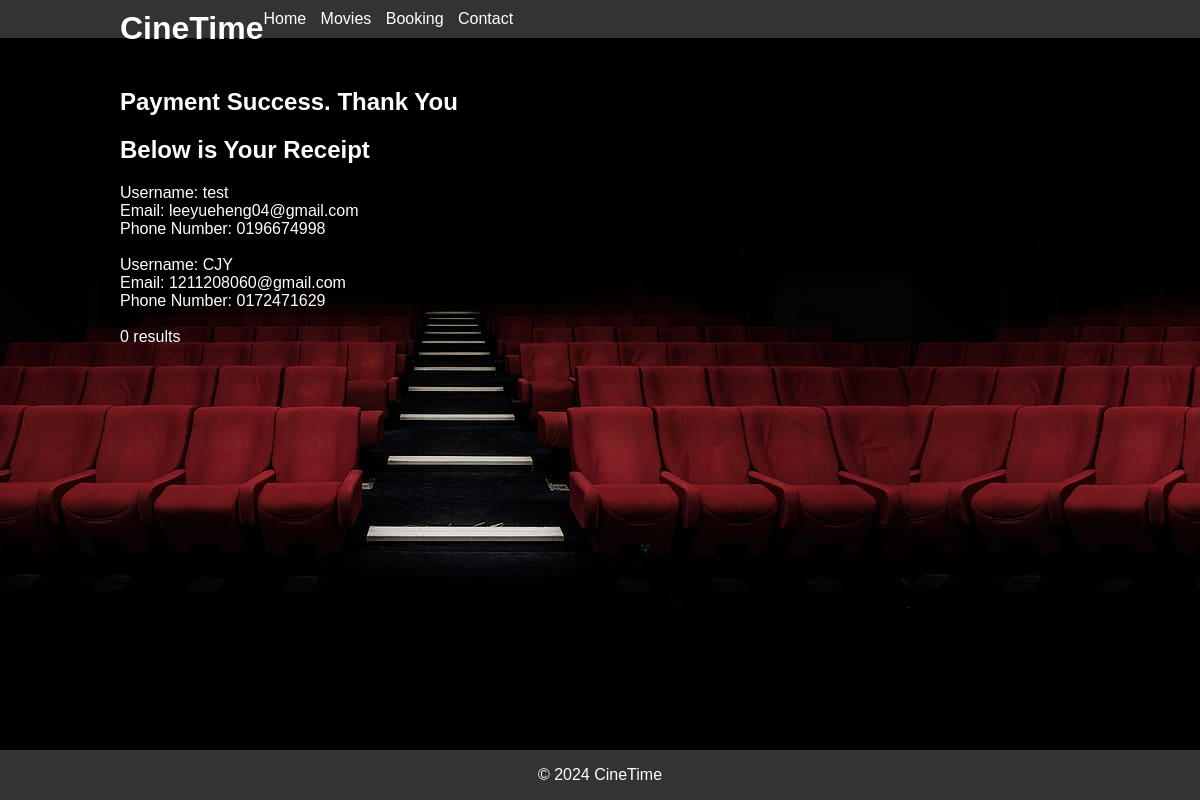
The page /HauTzeChern/paysuccess.php on the database as committed earlier.
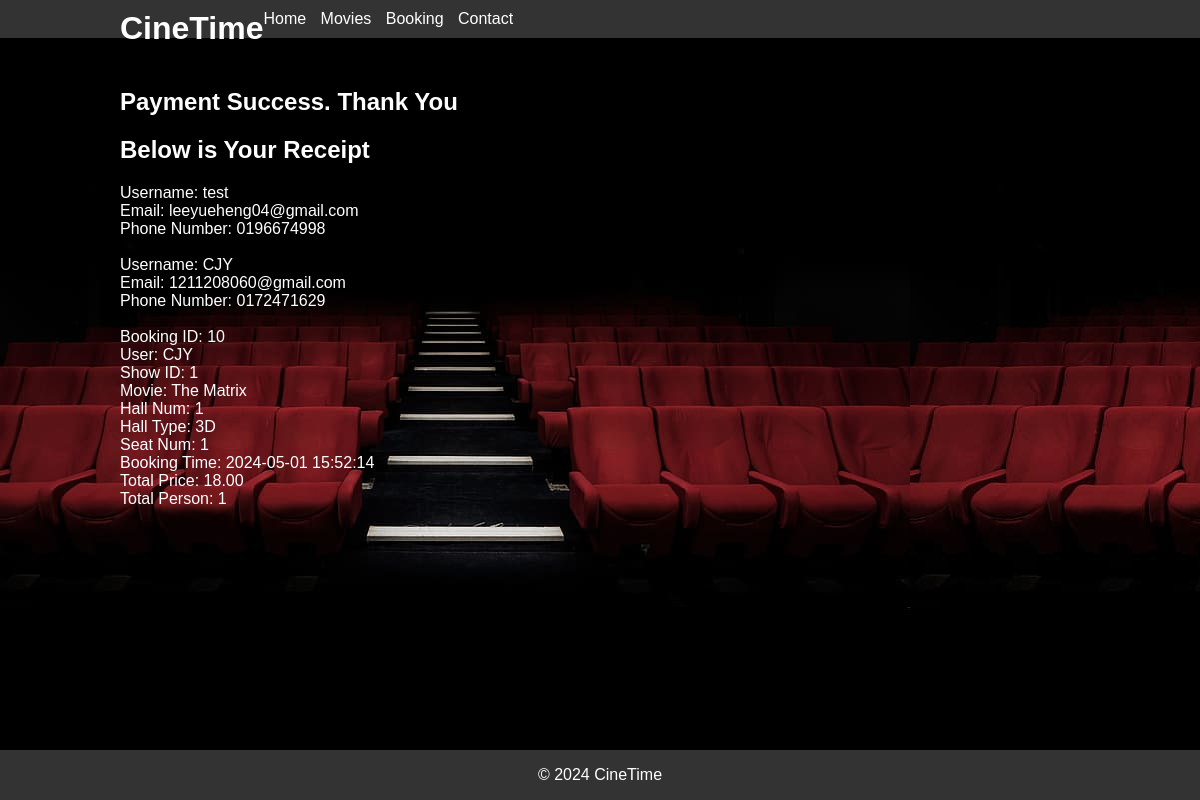
The same page on the database as committed later.
### tables this page shows
CREATE TABLE `user` (
  `user_id` int(10) NOT NULL,
  `username` varchar(255) NOT NULL,
  `password` varchar(255) NOT NULL,
  `first_name` varchar(255) NOT NULL,
  `last_name` varchar(255) NOT NULL,
  `Gender` char(1) NOT NULL,
  `email` varchar(255) DEFAULT NULL,
  `phone_number` varchar(11) NOT NULL
);

CREATE TABLE `booking` (
  `booking_id` int(10) NOT NULL,
  `user_id` int(10) NOT NULL,
  `show_id` int(10) NOT NULL,
  `seat_num` int(10) NOT NULL,
  `booking_time` datetime NOT NULL,
  `total_price` decimal(5,2) NOT NULL,
  `total_person` int(10) NOT NULL,
  `status` tinyint(1) NOT NULL
);

CREATE TABLE `movie` (
  `movie_id` int(10) NOT NULL,
  `title` varchar(255) NOT NULL,
  `genre` varchar(255) NOT NULL,
  `director` varchar(255) NOT NULL,
  `cast` text NOT NULL,
  `synopsis` text NOT NULL,
  `duration` int(3) NOT NULL,
  `release_date` date NOT NULL,
  `poster_path` longblob NOT NULL,
  `trailers_path` varchar(255) NOT NULL
);

CREATE TABLE `hall` (
  `hall_id` int(10) NOT NULL,
  `cinema_id` int(10) NOT NULL,
  `hall_type_id` char(5) NOT NULL,
  `number_of_seat` int(10) NOT NULL
);

### HauTzeChern/connect_user.php (the view, shortened to what this page needs)
<?php
$servername = "localhost";
$dbname = "cinetime";
$conn = new mysqli($servername,'root' , '', $dbname);
$sql = "SELECT * FROM user";
$result = $conn->query($sql);
if ($result->num_rows > 0) {
    while($row = $result->fetch_assoc()) {
        echo '<div class="connection">';
        echo "Username: " . $row["username"]. "<br>";
        echo "Email: " . $row["email"]. "<br>";
        echo "Phone Number: " . $row["phone_number"]. "<br>";
        echo "<br>";
        echo "</div>";
    }
} else {
    echo "0 results";
}
?>

### HauTzeChern/paysuccess.php (shortened to what this page needs)
<!DOCTYPE html>
<html lang="en">
<head>
  <link rel="stylesheet" type="text/css" href="styles.css">
</head>
<body>
  <header>
    <div class="container">
      <h1>CineTime</h1>
      <nav>
        <ul>
          <li><a href="index.html">Home</a></li>
          <li><a href="movies.html">Movies</a></li>
          <li><a href="booking.html">Booking</a></li>
          <li><a href="contact.html">Contact</a></li>
        </ul>
      </nav>
    </div>
  </header>
<body>
<section class="payment">
<div class="container">
<h2>Payment Success. Thank You</h2>
<h2>Below is Your Receipt</h2>
  <?php
  include("connect_user.php");
  include("booking for.php");
   ?>
</div>
</section>
<footer>
    <div class="foot_container">
      <p>&copy; 2024 CineTime</p>
    </div>
  </footer>
</body>
</html>

### HauTzeChern/booking for.php (shortened to what this page needs)
<?php
$servername = "localhost";
$dbname = "cinetime";
$conn = new mysqli($servername, 'root', '', $dbname);
$sql = "SELECT * FROM booking";
$result = $conn->query($sql);
if ($result->num_rows > 0) {
    while ($row = $result->fetch_assoc()) {
        echo '<div class="connection">';
        echo "Booking ID: " . $row["booking_id"] . "<br>";
        $user_query = "SELECT username FROM user WHERE user_id = " . $row['user_id'];
        $user_result = $conn->query($user_query);
        $user_row = $user_result->fetch_assoc();
        echo "User: " . $user_row["username"] . "<br>";
        echo "Show ID: " . $row["show_id"] . "<br>";
        $showtime_query = "SELECT movie_id FROM showtime WHERE show_id = " . $row['show_id'];
        $showtime_result = $conn->query($showtime_query);
        $showtime_row = $showtime_result->fetch_assoc();
        $movie_query = "SELECT title FROM movie WHERE movie_id = " . $showtime_row['movie_id'];
        $movie_result = $conn->query($movie_query);
        $movie_row = $movie_result->fetch_assoc();
        echo "Movie: " . $movie_row["title"] . "<br>";
        $showtime_query = "SELECT hall_id FROM showtime WHERE show_id = " . $row['show_id'];
        $showtime_result = $conn->query($showtime_query);
        $showtime_row = $showtime_result->fetch_assoc();
        $hall_query = "SELECT * FROM hall WHERE hall_id = " . $showtime_row['hall_id'];
        $hall_result = $conn->query($hall_query);
        $hall_row = $hall_result->fetch_assoc();
        echo "Hall Num: " . $hall_row["hall_id"] . "<br>";
        echo "Hall Type: " . $hall_row["hall_type_id"] . "<br>";
        echo "Seat Num: " . $row["seat_num"] . "<br>";
        echo "Booking Time: " . $row["booking_time"] . "<br>";
        echo "Total Price: " . $row["total_price"] . "<br>";
        echo "Total Person: " . $row["total_person"] . "<br>";
        echo "<br>";
        echo "</div>";
    }
} else {
    echo "0 results";
}
?>

### HauTzeChern/styles.css (style rules this page uses)
body { background-image: url("theater-bg.jpg"); font-family: Arial, sans-serif; margin: 0; padding: 0; }
.container { width: 80%; margin: 0 auto; color: #fff; }
header { background-color: #333; color: #fff; padding: 10px 0; }
header h1 { margin: 0; padding: 0; float: left; }
nav ul { list-style-type: none; padding: 0; margin: 0; }
nav ul li { display: inline; margin-right: 10px; }
nav ul li a { color: #fff; text-decoration: none; }
.payment { margin-top: 50px; }
footer { position: fixed; left: 0; bottom: 0; width: 100%; background-color: #333; text-align: center; color: #fff; }

Rows that differ between the two databases and show on the page:
added booking: booking_id "10", user.username "CJY", show "1", movie.title "The Matrix", hall.hall_id "1", hall.hall_type_id "3D", seat_num "1", booking_time "2024-05-01 15:52:14", total_price "18.00", total_person "1"
Other text that changed with them:
text no longer shown: "0 results"
